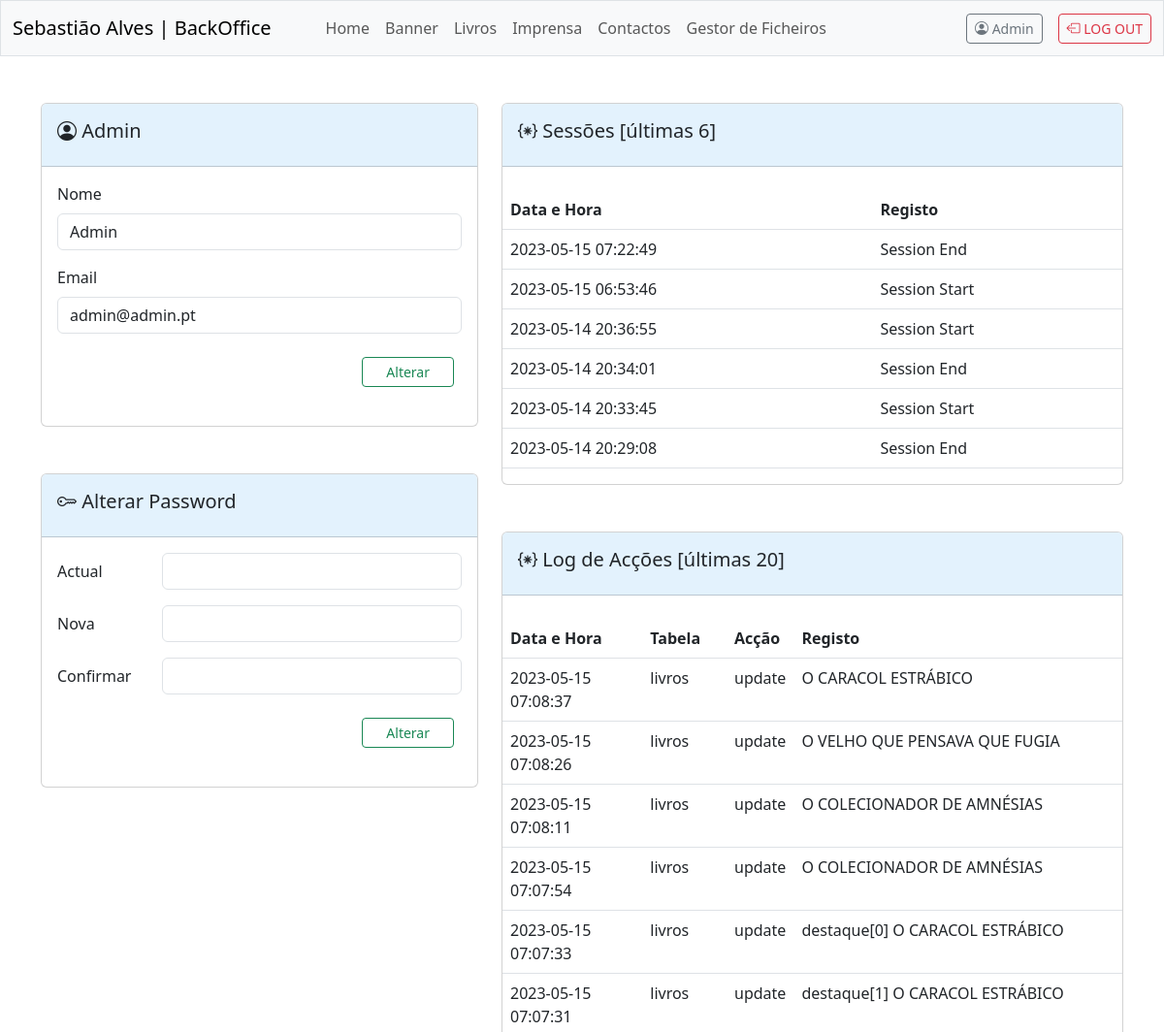
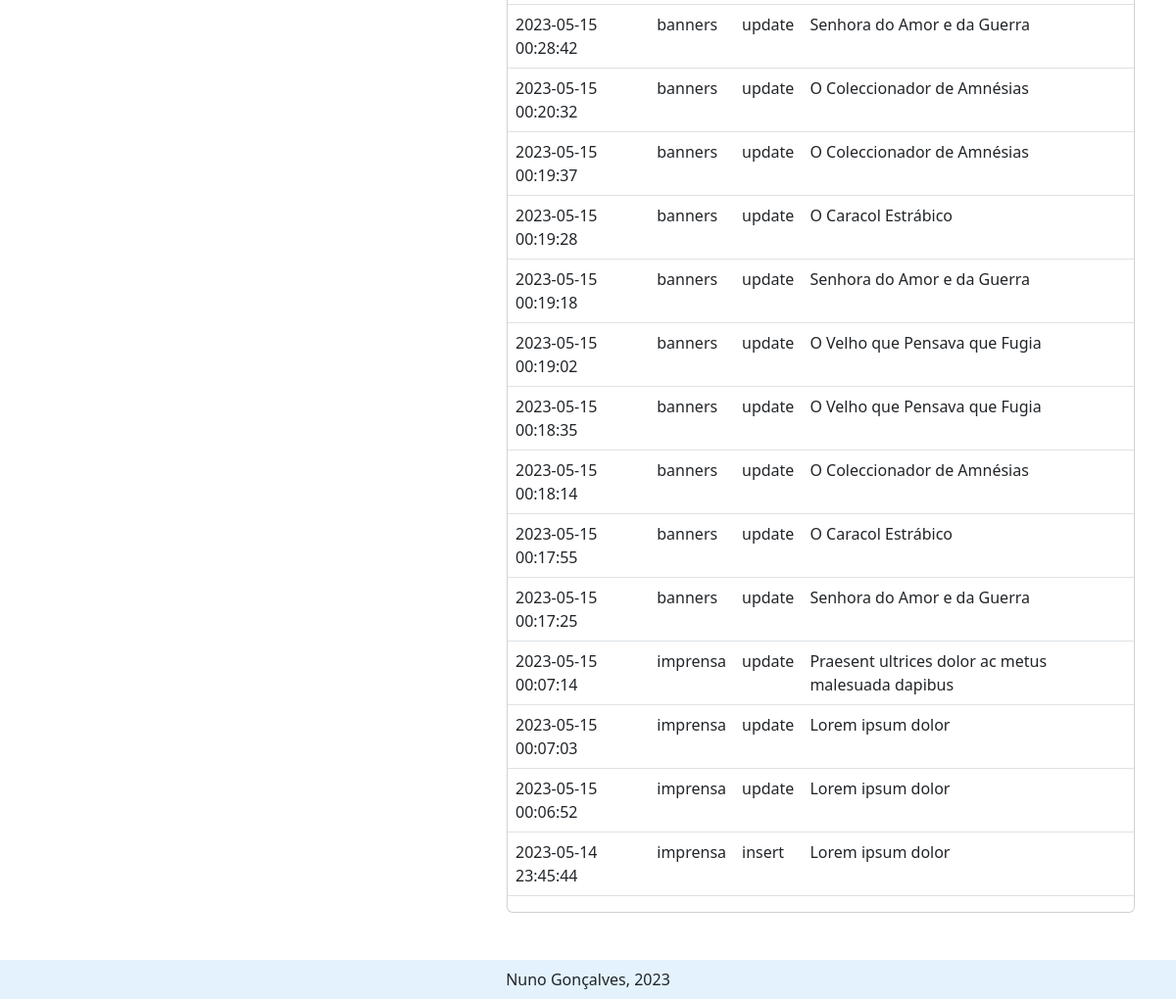
The app's page /admin/views/user.php?erro=3 (signed in) with its own data (2 pictures, top to bottom).
### tables this page shows
CREATE TABLE `users` (
  `id` int(11) NOT NULL,
  `nome` tinytext NOT NULL,
  `email` tinytext NOT NULL,
  `password` tinytext NOT NULL
);

CREATE TABLE `logs` (
  `id` int(11) NOT NULL,
  `data` timestamp NOT NULL DEFAULT current_timestamp() ON UPDATE current_timestamp(),
  `tipo` varchar(100) NOT NULL,
  `tabela` varchar(50) NOT NULL,
  `titulo` varchar(255) NOT NULL,
  `id_user` int(11) NOT NULL
);

### admin/modules/sql.php (called while the page is built, shortened)
<?php
    $pdo = new PDO("mysql:dbname=".$base_dados["dbname"].";host=".$base_dados["host"], $base_dados["user"], $base_dados["password"]);
    function selectSQL($sql){
        global $pdo;
        $query = $pdo -> query($sql);
        return $query->fetchAll(PDO::FETCH_ASSOC);
    }
    function selectSQLUnico($sql){
        global $pdo;
        $query = $pdo -> query($sql);
        return $query->fetch(PDO::FETCH_ASSOC);
    }
?>

### admin/views/user.php (the view, shortened to what this page needs)
<?php
    require_once "../modules/config.php";
    require_once "../modules/sql.php";
    $userID = $_SESSION["user"]["id"];
    $user = selectSQLUnico("SELECT * FROM users WHERE id='$userID'");
    $sessions = selectSQL("SELECT * FROM logs WHERE id_user='$userID' AND tabela='session' ORDER BY data DESC LIMIT 6");
    $logs = selectSQL("SELECT * FROM logs WHERE id_user='$userID' AND tabela!='session' ORDER BY data DESC LIMIT 20");
?>
    <?php require "../components/head.php"; ?>
        <?php require "../components/navbar.php"; ?>
        <main class="container justify-content-center">
        <div class="row">
            <div class="col-5">
                <form action="../modules/user_update.php" method="post">
                    <div class="card mt-5">
                        <div class="card-header py-3" style="background-color: #e3f2fd;">
                            <h5><i class="bi bi-person-circle"></i> <?= $user["nome"] ?></h5>
                        </div>
                        <div class="card-body">
                            <div class="row g-3">
                                <div>
                                    <label for="inputNome" class="form-label">Nome</label>
                                    <input type="text" class="form-control" name="inputNome" value="<?= $user["nome"]; ?>">
                                </div>
                                <div>
                                    <label for="inputEmail" class="form-label">Email</label>
                                    <input type="email" class="form-control" name="inputEmail" value="<?= $user["email"]; ?>">
                                </div>
                            </div>
                            <div class="col-12 my-4 d-flex justify-content-end">
                                <button class="btn btn-sm btn-outline-success mx-2 px-4">Alterar</button>
                            </div>
                        </div>
                    </div>
                </form>
                <form action="../modules/user_update.php" method="post">
                    <div class="card mt-5">
                        <div class="card-header py-3" style="background-color: #e3f2fd;">
                            <h5><i class="bi bi-key"></i> Alterar Password</h5>
                        </div>
                        <div class="card-body">
                            <div class="row g-3 align-items-center mb-3">
                                <div class="col-3">
                                    <label for="inputPassActual" class="col-form-label">Actual</label>
                                </div>
                                <div class="col">
                                    <input type="password" name="inputPassActual" class="form-control" aria-labelledby="passwordHelpInline">
                                </div>
                            </div>
                            <div class="row g-3 align-items-center mb-3">
                                <div class="col-3">
                                    <label for="inputPassNova" class="col-form-label">Nova</label>
                                </div>
                                <div class="col">
                                    <input type="password" name="inputPassNova" class="form-control" aria-labelledby="passwordHelpInline">
                                </div>
                            </div>
                            <div class="row g-3 align-items-center mb-3">
                                <div class="col-3">
                                    <label for="inputPassCheck" class="col-form-label">Confirmar</label>
                                </div>
                                <div class="col">
                                    <input type="password" name="inputPassCheck" class="form-control" aria-labelledby="passwordHelpInline">
                                </div>
                            </div>
                            <div class="col-12 my-4 d-flex justify-content-end">
                                <button class="btn btn-sm btn-outline-success mx-2 px-4">Alterar</button>
                            </div>
                        </div>
                    </div>
                </form>
            </div>
            <div class="col-7">
                <div class="card my-5">
                    <div class="card-header py-3" style="background-color: #e3f2fd;">
                        <h5><i class="bi bi-braces-asterisk"></i></i> Sessões [últimas 6]</h5>
                    </div>
                    <table class="table table-hover mt-4">
                        <thead>
                            <tr>
                                <th scope="col">Data e Hora</th>
                                <th scope="col">Registo</th>
                            </tr>
                        </thead>
                        <tbody>
                            <?php foreach($sessions as $s): ?>
                                <tr>
                                    <td><?= $s["data"]; ?></td>
                                    <td><?= $s["titulo"]; ?></td>
                                </tr>
                            <?php endforeach; ?>
                        </tbody>
                    </table>
                </div>
                <div class="card my-5">
                    <div class="card-header py-3" style="background-color: #e3f2fd;">
                        <h5><i class="bi bi-braces-asterisk"></i> Log de Acções [últimas 20]</h5>
                    </div>
                    <table class="table table-hover mt-4">
                        <thead>
                            <tr>
                                <th scope="col">Data e Hora</th>
                                <th scope="col">Tabela</th>
                                <th scope="col">Acção</th>
                                <th scope="col">Registo</th>
                            </tr>
                        </thead>
                        <tbody>
                            <?php foreach($logs as $l): ?>
                                <tr>
                                    <td><?= $l["data"]; ?></td>
                                    <td><?= $l["tabela"]; ?></td>
                                    <td><?= $l["tipo"]; ?></td>
                                    <td><?= $l["titulo"]; ?></td>
                                </tr>
                            <?php endforeach; ?>
                        </tbody>
                    </table>
                </div>
            </div>
        </div>
        </main>
    <?php require "../components/footer.php"; ?>
</html>

### records on screen
users: nome "Admin", inputNome "Admin", inputEmail "admin@admin.pt"
logs: data "2023-05-15 07:22:49", titulo "Session End"
logs: data "2023-05-15 06:53:46", titulo "Session Start"
logs: data "2023-05-14 20:36:55", titulo "Session Start"
logs: data "2023-05-14 20:34:01", titulo "Session End"
logs: data "2023-05-14 20:33:45", titulo "Session Start"
logs: data "2023-05-14 20:29:08", titulo "Session End"
logs: data "2023-05-15 07:08:37", tabela "livros", tipo "update", titulo "O CARACOL ESTRÁBICO"
logs: data "2023-05-15 07:08:26", tabela "livros", tipo "update", titulo "O VELHO QUE PENSAVA QUE FUGIA"
logs: data "2023-05-15 07:08:11", tabela "livros", tipo "update", titulo "O COLECIONADOR DE AMNÉSIAS"
logs: data "2023-05-15 07:07:54", tabela "livros", tipo "update", titulo "O COLECIONADOR DE AMNÉSIAS"
logs: data "2023-05-15 07:07:33", tabela "livros", tipo "update", titulo "destaque[0] O CARACOL ESTRÁBICO"
logs: data "2023-05-15 07:07:31", tabela "livros", tipo "update", titulo "destaque[1] O CARACOL ESTRÁBICO"
logs: data "2023-05-15 00:28:42", tabela "banners", tipo "update", titulo "Senhora do Amor e da Guerra"
logs: data "2023-05-15 00:20:32", tabela "banners", tipo "update", titulo "O Coleccionador de Amnésias"
logs: data "2023-05-15 00:19:37", tabela "banners", tipo "update", titulo "O Coleccionador de Amnésias"
logs: data "2023-05-15 00:19:28", tabela "banners", tipo "update", titulo "O Caracol Estrábico"
logs: data "2023-05-15 00:19:18", tabela "banners", tipo "update", titulo "Senhora do Amor e da Guerra"
logs: data "2023-05-15 00:19:02", tabela "banners", tipo "update", titulo "O Velho que Pensava que Fugia"
logs: data "2023-05-15 00:18:35", tabela "banners", tipo "update", titulo "O Velho que Pensava que Fugia"
logs: data "2023-05-15 00:18:14", tabela "banners", tipo "update", titulo "O Coleccionador de Amnésias"
logs: data "2023-05-15 00:17:55", tabela "banners", tipo "update", titulo "O Caracol Estrábico"
logs: data "2023-05-15 00:17:25", tabela "banners", tipo "update", titulo "Senhora do Amor e da Guerra"
logs: data "2023-05-15 00:07:14", tabela "imprensa", tipo "update", titulo "Praesent ultrices dolor ac metus malesuada dapibus"
logs: data "2023-05-15 00:07:03", tabela "imprensa", tipo "update", titulo "Lorem ipsum dolor"
logs: data "2023-05-15 00:06:52", tabela "imprensa", tipo "update", titulo "Lorem ipsum dolor"
logs: data "2023-05-14 23:45:44", tabela "imprensa", tipo "insert", titulo "Lorem ipsum dolor"

### other values on screen
$_SESSION["user"]["nome"] "Admin"
